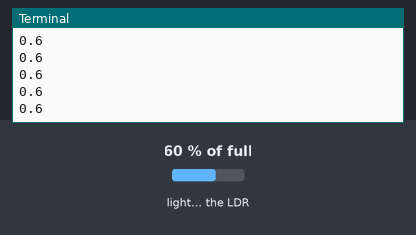
The program below on a simulated Raspberry Pi (BCM pin numbers). Shown: the last lines printed to the terminal. Inputs (shaded band) come from the test bench; at power-on: light on the LDR 60 % of full.

Above: at 1.2 s.
1.3 s: light on the LDR set to 2 % of full
At 2.0 s:
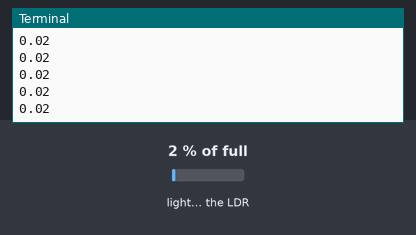
2.8 s: light on the LDR set to 25 % of full
At 3.4 s:
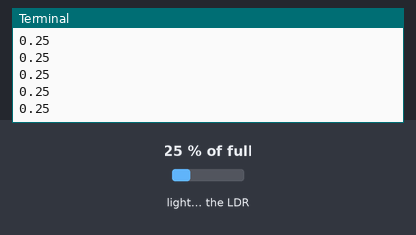
Timing chart, 0 to 4.7 s (numbered marks = the images above; inputs shaded):
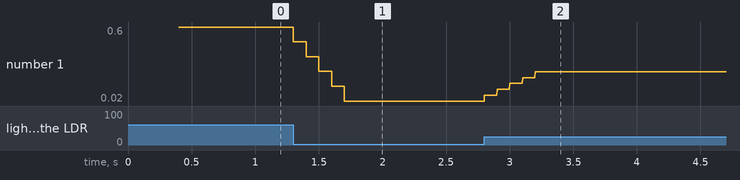

Measured:
- after the input at 1.3 s, the terminal: prints a new line at once (image 1)
- after the input at 2.8 s, the terminal: prints a new line at once (image 2)
- plotted number 1: 0.6 → 0.02 after the input at 1.3 s, 0.02 → 0.25 after the input at 2.8 s

The program:

6_LDR.py
```python
#This is Light Dependent Resistor (LDR) Program

from gpiozero import LightSensor

ldr = LightSensor(17) #Define GPIO17 as LDR
'''
while True:
    ldr.wait_for_light()
    print("It's Light :)")
    ldr.wait_for_dark()
    print("It's Dark :(")
'''
#Let's print ldr value
while True:
    print(ldr.value)
```
